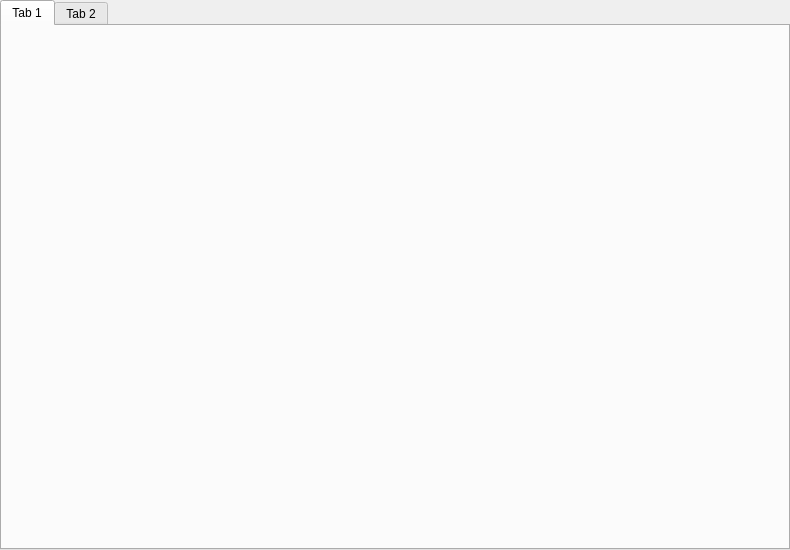
<?xml version="1.0" encoding="UTF-8"?>
<ui version="4.0">
 <class>UDPForm</class>
 <widget class="QWidget" name="UDPForm">
  <property name="geometry">
   <rect>
    <x>0</x>
    <y>0</y>
    <width>790</width>
    <height>550</height>
   </rect>
  </property>
  <property name="windowTitle">
   <string>Form</string>
  </property>
  <widget class="QTabWidget" name="tabWidget">
   <property name="geometry">
    <rect>
     <x>0</x>
     <y>0</y>
     <width>790</width>
     <height>550</height>
    </rect>
   </property>
   <widget class="QWidget" name="tab">
    <attribute name="title">
     <string>Tab 1</string>
    </attribute>
   </widget>
   <widget class="QWidget" name="tab_2">
    <attribute name="title">
     <string>Tab 2</string>
    </attribute>
   </widget>
  </widget>
 </widget>
 <resources/>
 <connections/>
</ui>
